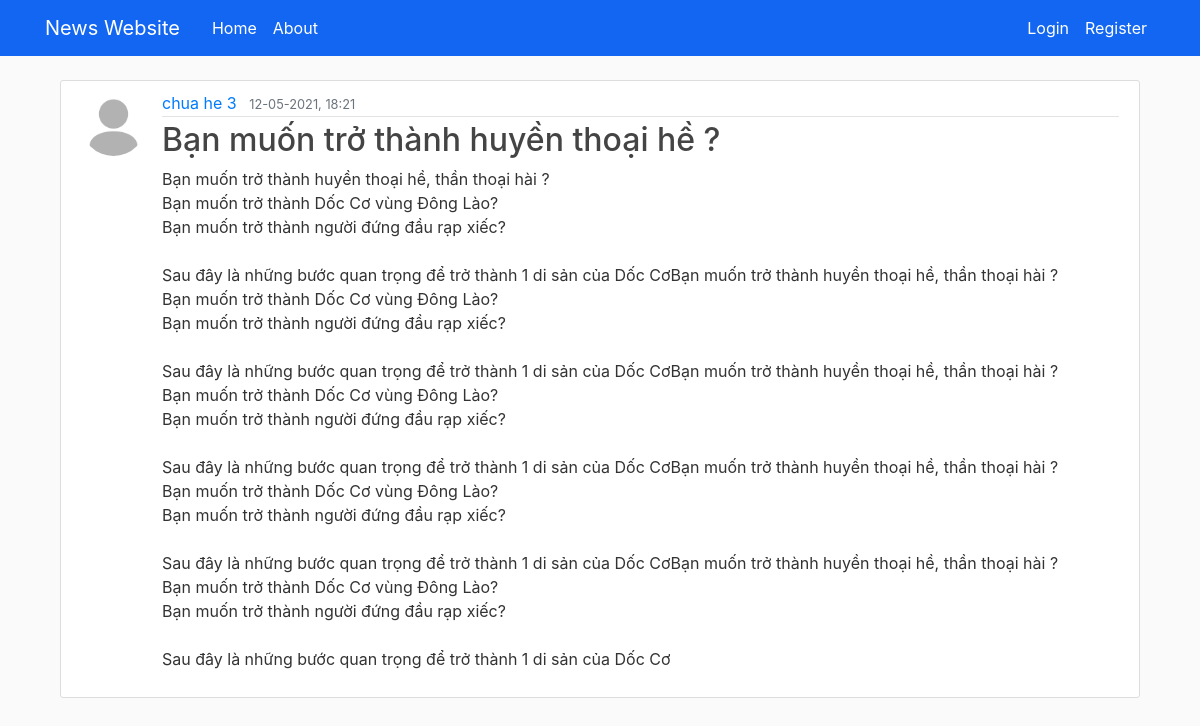
Page /article/6 on the committed database.
### flasknews/models.py (models this page shows, shortened)
class User(db.Model, UserMixin):
    id = db.Column(db.Integer, primary_key=True)
    type_user = db.Column(db.Integer, default = 0)
    is_male = db.Column(db.Integer, default = 1)
    description = db.Column(db.String(240), nullable = False, default= "Hi, I'm a new user")
    username = db.Column(db.String(20), unique=True, nullable=False)
    email = db.Column(db.String(120), unique=True, nullable=False)
    image_file = db.Column(db.String(20), nullable=False, default='default.jpg')
    password = db.Column(db.String(60), nullable=False)
    posts = db.relationship('Post', backref='author', lazy=True)

class Post(db.Model):
    id = db.Column(db.Integer, primary_key=True)
    title = db.Column(db.String(50), nullable=False)
    description = db.Column(db.String(100), nullable = False)
    date_posted = db.Column(db.DateTime, nullable=False, default=datetime.now)
    content = db.Column(db.Text, nullable=False)
    user_id = db.Column(db.Integer, db.ForeignKey('user.id'), nullable=False)
    category = db.Column(db.String(20))

### flasknews/routes.py (the view)
@app.route("/article/<int:post_id>")
def article(post_id):
    post = Post.query.get_or_404(post_id)
    return render_template('article.html', title = post.title, post = post)

### flasknews/templates/article.html (shortened to what this page needs)
{% extends "layout.html" %}
{% block content %}
<article class="media content-section">
    <img class="rounded-circle article-img"
        src="{{ url_for('static', filename='profile_pics/' + post.author.image_file) }}">
    <div class="media-body">
        <div class="article-metadata">
            <a class="mr-2" href="#">{{ post.author.username }}</a>
            <small class="text-muted">{{ post.date_posted.strftime('%d-%m-%Y, %H:%M') }}</small>
        </div>
        <h2 class='article-title'>{{ post.title }}</h2>
        <p class="article-content">{{ post.content }}</p>
    </div>
</article>
{% endblock content%}

### flasknews/static/main.css (style rules this page uses)
body { background: #fafafa; color: #333333; margin-top: 5rem; }
h1, h2, h3, h4, h5, h6 { color: #444444; }
.content-section { background: #ffffff; padding: 10px 20px; border: 1px solid #dddddd; border-radius: 3px; margin-bottom: 20px; }
.article-title { color: #444444; }
.article-content { white-space: pre-line; }
.article-img { height: 65px; width: 65px; margin-right: 16px; }
.article-metadata { padding-bottom: 1px; margin-bottom: 4px; border-bottom: 1px solid #e3e3e3 }

### rows in the picture
User: image_file (placeholder picture), author.username "chua he 3"
Post: date_posted "12-05-2021, 18:21", title "Bạn muốn trở thành huyền thoại hề ?", content "Bạn muốn trở thành huyền thoại hề, thần thoại hài ? Bạn muốn trở thành Dốc Cơ vùng Đông Lào? Bạn muốn trở thành người đứng đầu rạp xiếc? Sau đây là những bước quan trọng để trở thành 1 di sản của Dốc CơBạn muốn trở thành huyền thoại hề, thần thoại hài ? Bạn muốn trở thành Dốc Cơ vùng Đông Lào? Bạn muốn trở thành người đứng đầu rạp xiếc? Sau đây là những bước quan trọng để trở thành 1 di sản của Dốc CơBạn muốn trở thành huyền thoại hề, thần thoại hài ? Bạn muốn trở thành Dốc Cơ vùng Đông Lào? Bạn muốn trở thành người đứng đầu rạp xiếc? Sau đây là những bước quan trọng để trở thành 1 di sản của Dốc CơBạn muốn trở thành huyền thoại hề, thần thoại hài ? Bạn muốn trở thành Dốc Cơ vùng Đông Lào?…"
